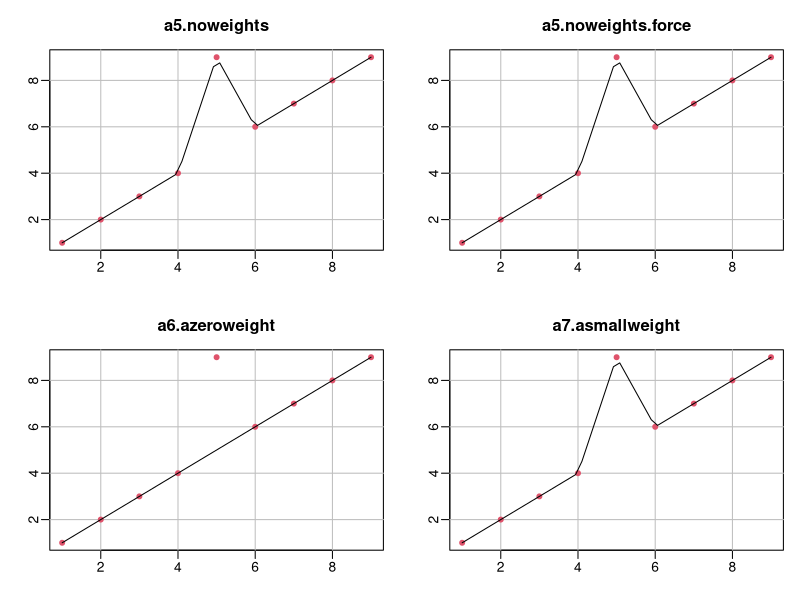
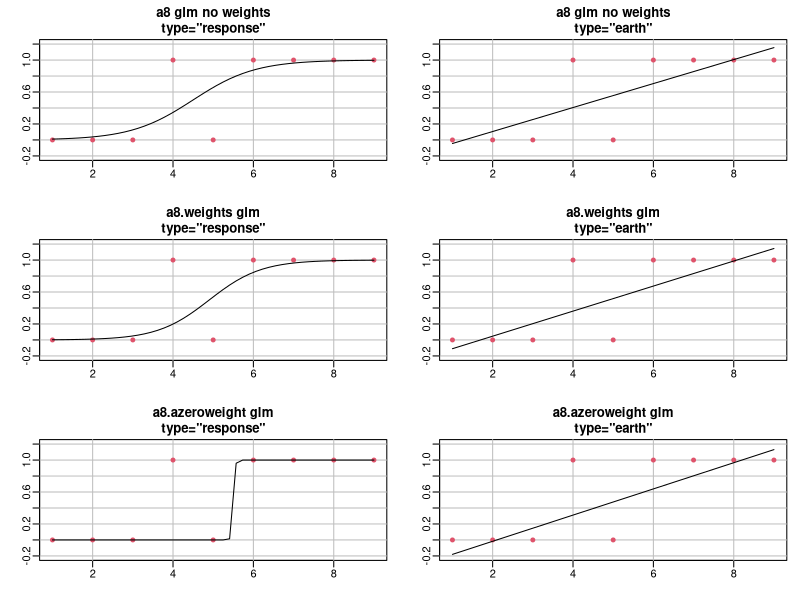
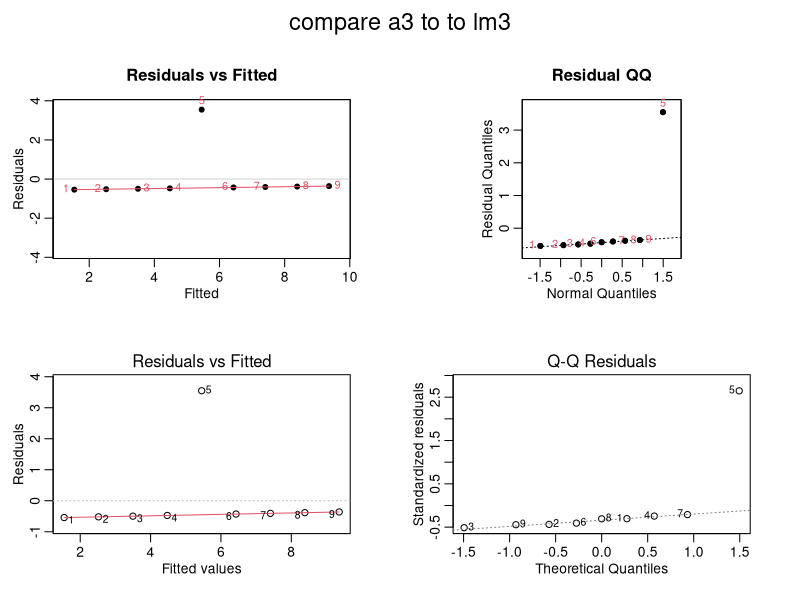
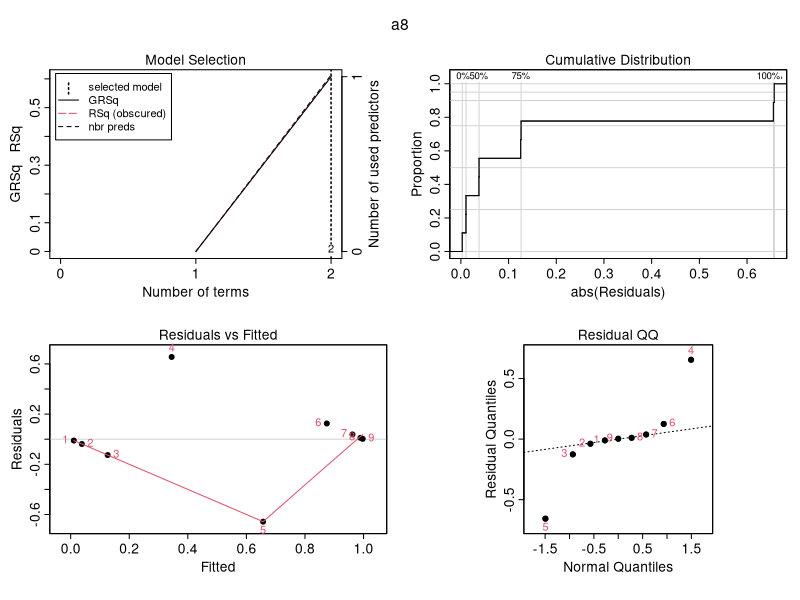
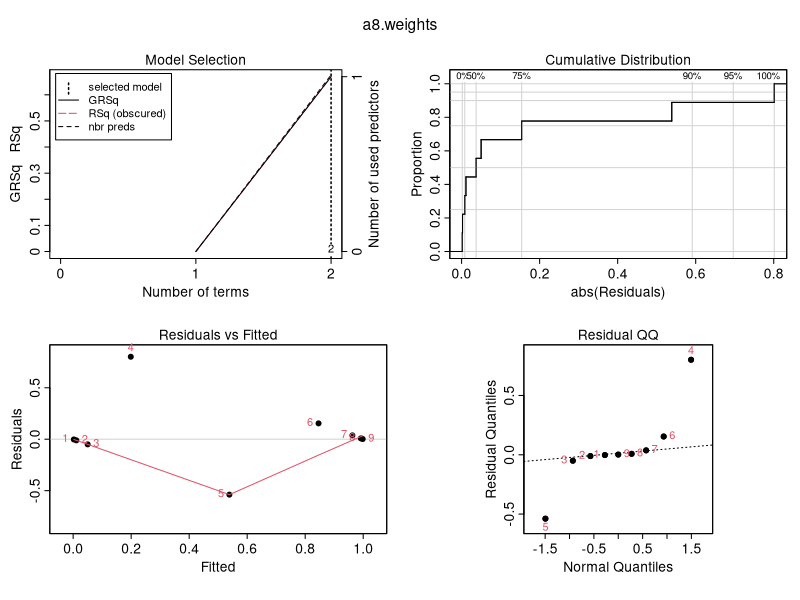
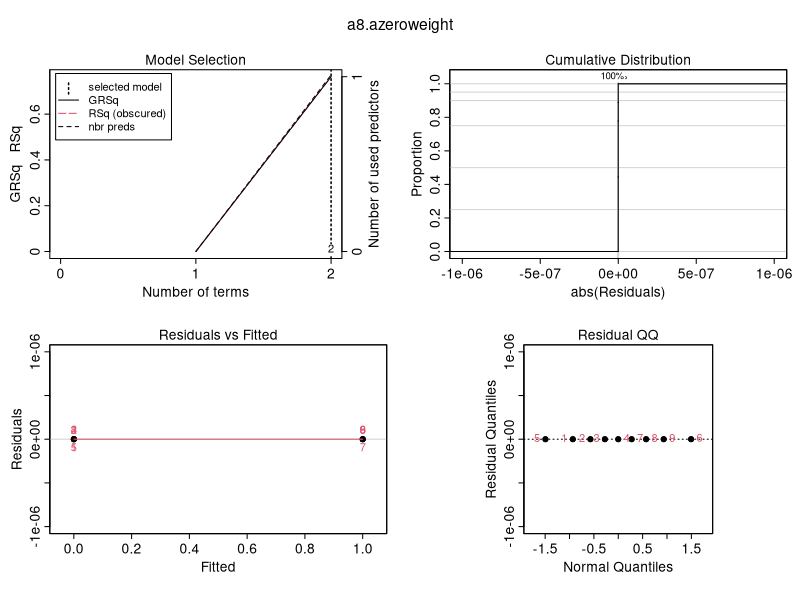
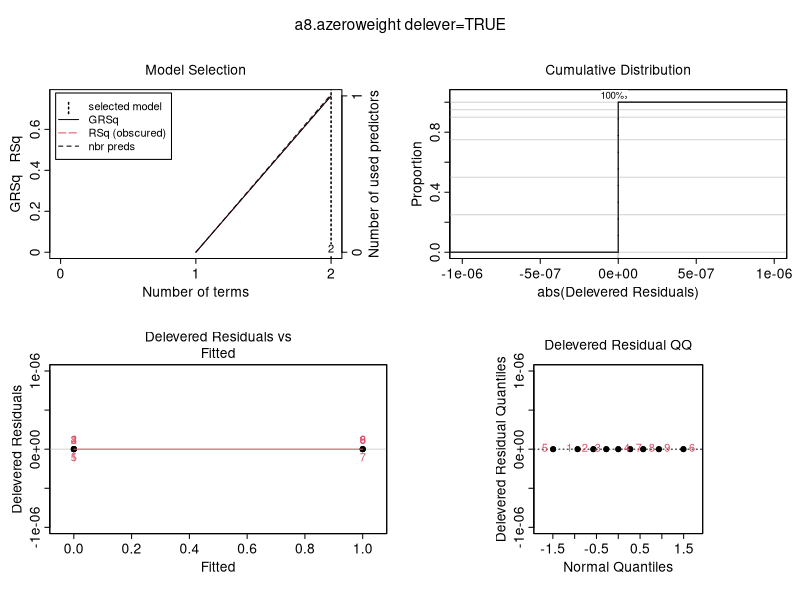
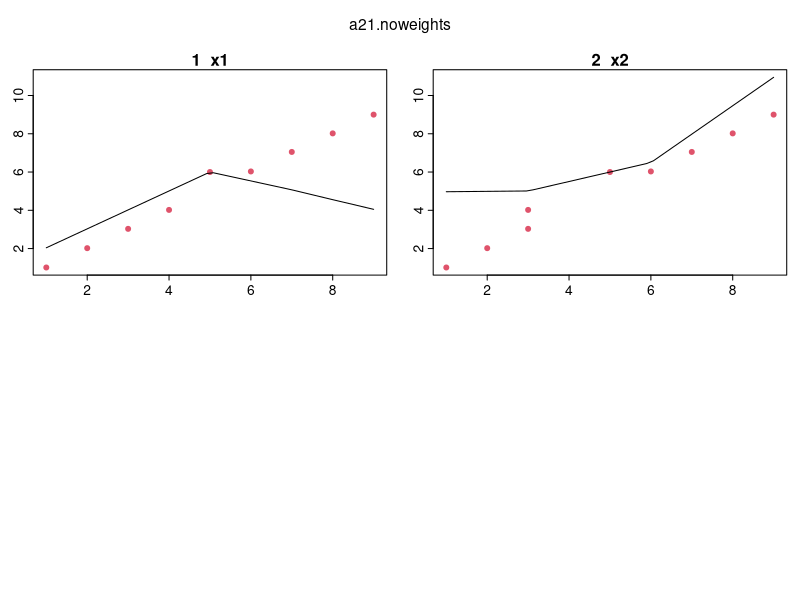

Write the R code that produced these figures, in order.
# test.weights.R

library(earth)
library(mda)
set.seed(2016)
options(warn=1) # print warnings as they occur
check.equal <- function(x, y, msg="")
{
    diff <- x - y
    if (any(abs(diff) > 1e-8)) {
        cat(msg, "\n1st matrix:\n", sep="")
        print(x)
        cat("\n2nd matrix:\n")
        print(y)
        cat("\ndiff:\n")
        print(diff)
        stop("check.equal failed for ", msg, call.=FALSE)
    }
}
check.models.equal <- function(lm.mod, earth.mod)
{
    lm.mod.name <- deparse(substitute(lm.mod))
    earth.mod.name <- deparse(substitute(earth.mod))
    msg <- sprintf("%s vs %s", lm.mod.name, earth.mod.name)
    check.equal(lm.mod$coefficients,       earth.mod$coefficients,       msg=sprintf("%s coefficients", msg))
    check.equal(lm.mod$rss,                earth.mod$rss,                msg=sprintf("%s rss", msg))
    check.equal(lm.mod$residuals,          earth.mod$residuals,          msg=sprintf("%s residuals", msg))
    check.equal(summary(lm.mod)$r.squared, earth.mod$rsq,                msg=sprintf("%s rsq", msg))
    check.equal(summary(lm.mod)$r.squared, earth.mod$rsq.per.reponse[1], msg=sprintf("%s rsq.per.response", msg))
}
if(!interactive())
    postscript(paper="letter")

# artifical data
xxx <- 1:9
yyy <- 1:9
yyy[5] <- 9
data <- data.frame(x=xxx, y=yyy)
colnames(data) <- c("x", "y")

# Check against a linear model with weights, using linpreds.
# This also checks the backward pass's handling of weights.

lm1 <- lm(y~., data=data)
a1 <- earth(y~., data=data, linpreds=TRUE)
check.models.equal(lm1, a1)

weights <- c(1, 1, 1, 1, 1, 1, 1, 1, 1)
lm2 <- lm(y~., data=data, weights=weights)
a2  <- earth(y~., data=data, linpreds=TRUE, weights=weights)
check.models.equal(lm2, a2)

# check that we can get the weights from the data as per lm
lm2.a <- lm(y~xxx, data=data, weights=x) # weights from model frame
a2.a  <- earth(y~xxx, data=data, linpreds=TRUE, weights=x) # weights from model frame
a2.b  <- earth(y~xxx, data=data, linpreds=TRUE, weights=xxx) # weights from global env
check.models.equal(lm2.a, a2.a)
check.models.equal(a2.b, a2.a)

weights <- c(1, 2, 3, 1, 2, 3, 1, 2, 3)
lm3 <- lm(y~., data=data, weights=weights)
a3  <- earth(y~., data=data, linpreds=TRUE, weights=weights, trace=-1)
check.models.equal(lm3, a3)

lm4 <- lm(y~., data=data, weights=.1 * weights)
a4  <- earth(y~., data=data, linpreds=TRUE, weights=.1 * weights,
             minspan=1, endspan=1, penalty=-1, thresh=1e-8, trace=-1)
check.models.equal(lm4, a4)

# We want to see the effect only on the forward pass, so disable the
# backward pass with penalty=-1.  This also prevents "termination of the
# forward pass with a negative GRSq" with this artifical data.
#
# We can't use thresh=0, because then very small weights will still cause a usable
# reduction in RSq (remember that weights of zero are changed to very small weights
# in the current implementation).  So instead we use thresh=1e-8.
# This is a problem only with this very artifical data.  With real data, we
# want to use the standard thresh=.001, even with weights.

cat("=== a5.noweights ===\n")
par(mfrow = c(2, 2))
par(mar = c(3, 3, 3, 1))
par(mgp = c(1.5, 0.5, 0))
a5.noweights <- earth(y~., data=data,
                      minspan=1, endspan=1, penalty=-1, thresh=1e-8, trace=3)
plotmo(a5.noweights, col.response=2, do.par=F, main="a5.noweights", grid.col="gray", jitter=0)
# TODO why does this model differ from the above model?
a5.noweights.force <- earth(y~., data=data, Force.weights=T,
                      minspan=1, endspan=1, penalty=-1, thresh=1e-8, trace=3)
plotmo(a5.noweights.force, col.response=2, do.par=F, main="a5.noweights.force", grid.col="gray", jitter=0)

cat("=== a6.azeroweight ===\n")
a6.azeroweight  <- earth(y~., data=data, weights=c(1, 1, 1, 1, 0, 1, 1, 1, 1),
                         minspan=1, endspan=1, penalty=-1, thresh=1e-8, trace=3)
plotmo(a6.azeroweight, col.response=2, do.par=F, main="a6.azeroweight", grid.col="gray", jitter=0)

cat("=== a7.asmallweight ===\n") # different set of weights (pick up notch in data, but with different forward pass RSq's)
a7.asmallweight  <- earth(y~., data=data, weights=c(1, 1, 1, 1, .5, 1, 1, 1, 1),
                          minspan=1, endspan=1, penalty=-1, thresh=1e-8, trace=3)
plotmo(a7.asmallweight, col.response=2, do.par=F, main="a7.asmallweight", grid.col="gray", jitter=0)

cat("=== a7.xy.asmallweight ===\n") # x,y interface
a7.xy.asmallweight  <- earth(xxx, yyy, weights=c(1, 1, 1, 1, .5, 1, 1, 1, 1),
                          minspan=1, endspan=1, penalty=-1, thresh=1e-8, trace=3)
check.models.equal(a7.xy.asmallweight, a7.xy.asmallweight)

cat("=== a8 ===\n")
par(mfrow = c(3, 2)) # new page
par(mar = c(3, 3, 3, 1))
par(mgp = c(1.5, 0.5, 0))
data$y <- c(0, 0, 0, 1, 0, 1, 1, 1, 1) != 0

# glm models first without weights
a8 <- earth(y~., data=data,
            linpreds=TRUE, glm=list(family=binomial),
            minspan=1, endspan=1, penalty=-1, thresh=1e-8, trace=-1)
plotmo(a8,
       col.response=2, do.par=F, main="a8 glm no weights\ntype=\"response\"",
       grid.col="gray", ylim=c(-.2, 1.2), jitter=0)
plotmo(a8, type="earth",
       col.response=2, do.par=F, main="a8 glm no weights\ntype=\"earth\"",
       grid.col="gray", ylim=c(-.2, 1.2), jitter=0)
glm <- glm(y~., data=data, family=binomial)
stopifnot(coefficients(a8$glm.list[[1]]) == coefficients(glm))

cat("=== a8.weights ===\n")
# now glm models with weights
glm.weights <- c(.8,1,1,.5,1,1,1,1,1)
a8.weights <- earth(y~., data=data,
                    linpreds=TRUE, glm=list(family=binomial),
                    weights=glm.weights,
                    minspan=1, endspan=1, penalty=-1, thresh=1e-8, trace=-1)
plotmo(a8.weights, type="response",
       col.response=2, do.par=F, main="a8.weights glm\ntype=\"response\"",
       grid.col="gray", ylim=c(-.2, 1.2), jitter=0)
plotmo(a8.weights, type="earth",
       col.response=2, do.par=F, main="a8.weights glm\ntype=\"earth\"",
       grid.col="gray", ylim=c(-.2, 1.2), jitter=0)
glm <- glm(y~., data=data, weights=glm.weights, family=binomial)
# TODO this fails if a weight is 0 in glm.weights
stopifnot(coefficients(a8.weights$glm.list[[1]]) == coefficients(glm))

cat("=== a8.weights ===\n")
# now glm models with weights
glm.weights <- c(.8,1,1,0,1,1,1,1,1)
a8.azeroweight <- earth(y~., data=data,
                    linpreds=TRUE, glm=list(family=binomial),
                    weights=glm.weights,
                    minspan=1, endspan=1, penalty=-1, thresh=1e-8, trace=-1)
plotmo(a8.azeroweight, type="response",
       col.response=2, do.par=F, main="a8.azeroweight glm\ntype=\"response\"",
       grid.col="gray", ylim=c(-.2, 1.2), jitter=0)
plotmo(a8.azeroweight, type="earth",
       col.response=2, do.par=F, main="a8.azeroweight glm\ntype=\"earth\"",
       grid.col="gray", ylim=c(-.2, 1.2), jitter=0)
# glm <- glm(y~., data=data, weights=glm.weights, family=binomial)
# print(coefficients(a8.azeroweight$glm.list[[1]]))
# print(coefficients(glm))
# # TODO this fails if a weight is 0 in glm.weights
# stopifnot(coefficients(a8.azeroweight$glm.list[[1]]) == coefficients(glm))

cat("=== plot.earth with weights ===\n")
# we also test id.n=TRUE and id.n=-1 here
old.par <- par(mfrow=c(2,2), mar=c(4, 3.2, 3, 3), mgp=c(1.6, 0.6, 0), oma=c(0,0,3,0), par(cex=1))
plot(a3, id.n=TRUE, SHOWCALL=TRUE, caption="compare a3 to to lm3", do.par=FALSE,
     which=c(3,4), caption.cex=1.5)
plot(lm3, id.n=9, which=c(1,2), sub.caption="")
par(old.par)

cat("=== plot.earth with earth-glm model and weights ===\n")
plot(a8, id.n=TRUE, caption="a8")
plot(a8.weights, id.n=TRUE, caption="a8.weights")
plot(a8.azeroweight, id.n=TRUE, caption="a8.azeroweight")
plot(a8.azeroweight, id.n=TRUE, delever=TRUE, caption="a8.azeroweight delever=TRUE")

# multivariate models

noise <- .01 * c(1,2,3,2,1,3,5,2,0)
data <- data.frame(x1=c(1,2,3,4,5,6,7,8,9), x2=c(1,2,3,3,3,6,7,8,9), y=(1:9)+noise)
data[5,] <- c(5, 5, 6)
colnames(data) <- c("x1", "x2", "y")

weights <- c(3, 2, 1, 1, 2, 3, 1, 2, 3)
lm20 <- lm(y~., data=data, weights=weights)
a20  <- earth(y~., data=data, linpreds=TRUE, weights=weights,
              minspan=1, endspan=1, penalty=-1, thresh=1e-8, trace=-1)
check.models.equal(lm20, a20)

a21.noweights <- earth(y~., data=data, # no weights for comparison
                       minspan=1, endspan=1, penalty=-1, thresh=1e-8, trace=-1)
plotmo(a21.noweights, col.resp=2, trace=-1, caption="a21.noweights", jitter=0)

weights <- c(1, 1, 1, 1, .5, 1, 1, 1, 1)
a10  <- earth(y~., data=data, weights=weights,
              minspan=1, endspan=1, penalty=-1, thresh=1e-8, trace=-1)
plotmo(a10, col.resp=2, caption="a10", jitter=0)

test.zigzag <- function()
{
    par(mfrow = c(2, 2), mar = c(3, 3, 3, 1), mgp = c(1.5, 0.5, 0), oma=c(0,0,0,0))
    TRACE <- 0
    THRESH <- 0
    PMETHOD <- "none"

#     # models are identical
#     x <- 1:21
#     y <- c(1:3, 2)
#     y <- rep(y, length.out=length(x))
#     data <- data.frame(x=x, y=y)
#     a <- earth(y~x, data=data, minspan=1, endspan=1, trace=TRACE, pmethod=PMETHOD, thresh=THRESH, Scale.y=FALSE, nk=201)
#     plot(x, y, type="p", pch=20)
#     lines(x, predict(a), col=3, pch=20)
#     aw <- earth(y~x, data=data, minspan=1, endspan=1, trace=TRACE, pmethod=PMETHOD, thresh=THRESH, Scale.y=FALSE, nk=201, Force.weights=T)
#     plot(x, y, type="p", pch=20)
#     lines(x, predict(aw), col=3, pch=20)

    # models are not identical
    x <- 1:81
    y <- c(1:3, 2)
    y <- rep(y, length.out=length(x))
    data <- data.frame(x=x, y=y)
    a <- earth(y~x, data=data, minspan=1, endspan=1, trace=TRACE, pmethod=PMETHOD, thresh=THRESH, Scale.y=FALSE, nk=201)
    plot(x, y, type="p", pch=20, main="without weights")
    lines(x, predict(a), col=3, pch=20)
    aw <- earth(y~x, data=data, minspan=1, endspan=1, trace=TRACE, pmethod=PMETHOD, thresh=THRESH, Scale.y=FALSE, nk=201, Force.weights=T)
    plot(x, y, type="p", pch=20, main="with weights")
    lines(x, predict(aw), col=3, pch=20)
}
# zigzag
test.zigzag()

# commented out because too slow and next test essentially covers this
# # trees
# a.trees <- earth(Volume~., data=trees, trace=2)
# aw.trees <- earth(Volume~., data=trees, trace=2, Force.weights=TRUE)
# plotmo(a.trees, do.par=2, caption="trees: top and bottom should be similar")
# plotmo(aw.trees, do.par=FALSE)

# bivariate.with.interaction
set.seed(2015)
n <- 18
x <- matrix(runif(2 * n, -1, 1), ncol=2)
x <- x[order(x[,1]), , drop=FALSE] # sort first column for convenience
colnames(x) <- paste("x", 1:ncol(x), sep="")
bivariate.with.interaction <- function(x)
{
    x[,1] + x[,2] + x[,1] * x[,2] + .05 * rnorm(nrow(x))
}
set.seed(1)
y <- bivariate.with.interaction(x)
a.biv  <- earth(x, y, degree=2, trace=2)
aw.biv <- earth(x, y, degree=2, trace=2, Force.weights=TRUE)

par(mfrow=c(2,3), mar=c(4, 3.2, 3, 3), mgp=c(1.6, 0.6, 0), par(cex = 0.8), oma=c(0,0,3,0))
plotmo(a.biv,  do.par=FALSE, caption="bivariate: top and bottom should be similar")
plotmo(aw.biv, do.par=FALSE)

# Comparison to glm and rpart
#
# The response y is split into two curves, we will weight the second lower
# curve and see how that affects the earth curve.
#
# With weight=1 the earth curve should be half way between the top and
# bottom curve.  With say weight=10, the bottom curve is given much more
# weight than the top curve, so the model should be closer to the bottom
# curve.
#
# We also compare the earth curve to to other models that support weights.
# Each vertical line of plots should be approximately the same.

library(gam)
library(rpart)
n <- 100
x1 <- c((-n:n) / n, (-n:n) / n)
x2 <- c((n:-n) / n, (-n:n) / n)
y <- x1 * x1
y[(2 * n + 2) : (3 * n + 2)] <- -.25 * y[(2 * n + 2): (3 * n + 2)]
y[(3 * n + 3) : (4 * n + 2)] <- .25 * y[(3 * n + 3) : (4 * n + 2)]
data <- data.frame(x1=x1, x2=x2, y=y)

par(mfcol = c(3, 5), mar = c(1.5, 4, 3, 2), mgp = c(1.5, 0.5, 0), oma=c(0,0,4,0))

cat("comparison to glm and rpart: unweighted\n")
a200 <- earth(y~x1, data=data)
plotmo(a200, do.par=FALSE, pt.col=2, main="unweighted\nearth", cex=.7, pt.cex=.2, grid.col=TRUE)
mtext("comparison to glm and rpart", outer=TRUE, line=2)
gam200 <- gam(y~s(x1, 5), data=data)
plotmo(gam200, do.par=FALSE, pt.col=2, main="gam", cex=.7, pt.cex=.2, grid.col=TRUE)
rpart <- rpart(y~x1, data=data, method="anova", control=rpart.control(cp=.001))
plotmo(rpart, do.par=FALSE, pt.col=2, main="rpart", cex=.7, pt.cex=.2, grid.col=TRUE, trace=-1)

cat("comparison to glm and rpart: weight=.1\n")
weight <- .1
w <- c(rep_len(1, 2 * n + 1), rep_len(weight, 2 * n + 1))
aw201 <- earth(y~x1, data=data, weights=w)
plotmo(aw201, do.par=FALSE, pt.col=2, main=sprintf("weight %g\nearth", weight), cex=.7, pt.cex=.2, grid.col=TRUE)
gamw201 <- gam(y~s(x1, 5), data=data, weights=w)
plotmo(gamw201, do.par=FALSE, pt.col=2, main="", cex=.7, pt.cex=.2, grid.col=TRUE)
rpart <- rpart(y~x1, data=data, method="anova", control=rpart.control(cp=.001), weights=w)
plotmo(rpart, do.par=FALSE, pt.col=2, main="", cex=.7, pt.cex=.2, grid.col=TRUE, trace=-1)

cat("comparison to glm and rpart: weight=1\n")
weight <- 1
w <- c(rep_len(1, 2 * n + 1), rep_len(weight, 2 * n + 1))
aw202 <- earth(y~x1, data=data, weights=w)
plotmo(aw202, do.par=FALSE, pt.col=2, main=sprintf("weight %g\nearth", weight), cex=.7, pt.cex=.2, grid.col=TRUE)
gamw202 <- gam(y~s(x1, 5), data=data, weights=w)
plotmo(gamw202, do.par=FALSE, pt.col=2, main="", cex=.7, pt.cex=.2, grid.col=TRUE)
rpart <- rpart(y~x1, data=data, method="anova", control=rpart.control(cp=.001), weights=w)
plotmo(rpart, do.par=FALSE, pt.col=2, main="", cex=.7, pt.cex=.2, grid.col=TRUE, trace=-1)

cat("comparison to glm and rpart: weight=2\n")
weight <- 2
w <- c(rep_len(1, 2 * n + 1), rep_len(weight, 2 * n + 1))
aw203 <- earth(y~x1, data=data, weights=w)
plotmo(aw203, do.par=FALSE, pt.col=2, main=sprintf("weight %g\nearth", weight), cex=.7, pt.cex=.2, grid.col=TRUE)
gamw203 <- gam(y~s(x1, 5), data=data, weights=w)
plotmo(gamw203, do.par=FALSE, pt.col=2, main="", cex=.7, pt.cex=.2, grid.col=TRUE)
rpart <- rpart(y~x1, data=data, method="anova", control=rpart.control(cp=.001), weights=w)
plotmo(rpart, do.par=FALSE, pt.col=2, main="", cex=.7, pt.cex=.2, grid.col=TRUE, trace=-1)

cat("comparison to glm and rpart: weight=10\n")
weight <- 10
w <- c(rep_len(1, 2 * n + 1), rep_len(weight, 2 * n + 1))
aw204 <- earth(y~x1, data=data, weights=w)
plotmo(aw204, do.par=FALSE, pt.col=2, main=sprintf("weight %g\nearth", weight), cex=.7, pt.cex=.2, grid.col=TRUE)
gamw204 <- gam(y~s(x1, 5), data=data, weights=w)
plotmo(gamw204, do.par=FALSE, pt.col=2, main="", cex=.7, pt.cex=.2, grid.col=TRUE)
rpart <- rpart(y~x1, data=data, method="anova", control=rpart.control(cp=.001), weights=w)
plotmo(rpart, do.par=FALSE, pt.col=2, main="", cex=.7, pt.cex=.2, grid.col=TRUE, trace=-1)

# # TODO the following are meant to do degree2 weight tests,
# #      but thet are unconvincing either way, so commented out
#
# par(mfcol = c(3, 3), mar = c(1.5, 4, 3, 2), mgp = c(1.5, 0.5, 0), oma=c(0,0,6,0))
#
# y <- x2 * x2 * y
# data <- data.frame(x1=x1, x2=x2, y=y)
#
# cat("degree2 comparison to glm and rpart: unweighted\n")
# a200 <- earth(y~x1+x2, data=data, degree=2)
# plotmo(a200, do.par=FALSE, pt.col=2, cex=.7, pt.cex=.2, grid.col=TRUE, trace=-1, persp.ticktype="d")
# mtext("comparison to glm and rpart, degree2, unweighted\nleft side earth, right side gam200", outer=TRUE, line=2)
# gam200 <- gam(y~s(x1, 7)+s(x2, 7)+s(x1, 7)*s(x2, 7), data=data)
# plotmo(gam200, do.par=FALSE, pt.col=2, cex=.7, pt.cex=.2, grid.col=TRUE, all2=T, trace=-1, persp.ticktype="d")
# rpart <- rpart(y~x1+x2, data=data, method="anova", control=rpart.control(cp=.001, minbucket=3))
# plotmo(rpart, do.par=FALSE, pt.col=2, main="rpart", cex=.7, pt.cex=.2, grid.col=TRUE, trace=-1)
# # plotres(rpart)
#
# cat("degree2 comparison to glm and rpart: weight=2\n")
# weight <- 2
# w <- c(rep_len(1, 2 * n + 1), rep_len(weight, 2 * n + 1))
# aw201 <- earth(y~x1+x2, data=data, weights=w, degree=2)
# plotmo(aw201, do.par=FALSE, pt.col=2, cex=.7, pt.cex=.2, grid.col=TRUE, trace=-1, persp.ticktype="d")
# mtext("comparison to glm and rpart, degree2, weight 2\nleft side earth, right side gam200", outer=TRUE, line=2)
# gamw201 <- gam(y~s(x1, 7)+s(x2, 7)+s(x1, 7)*s(x2, 7), data=data, weights=w)
# plotmo(gamw201, do.par=FALSE, pt.col=2, cex=.7, pt.cex=.2, grid.col=TRUE, trace=-1, all2=TRUE, persp.ticktype="d")
# rpart <- rpart(y~x1, data=data, method="anova", control=rpart.control(cp=.001), weights=w)
# plotmo(rpart, do.par=FALSE, pt.col=2, main="", cex=.7, pt.cex=.2, grid.col=TRUE, trace=-1)
#
# cat("degree2 comparison to glm and rpart: weight=10\n")
# weight <- 10
# w <- c(rep_len(1, 2 * n + 1), rep_len(weight, 2 * n + 1))
# aw201 <- earth(y~x1+x2, data=data, weights=w, degree=2)
# plotmo(aw201, do.par=FALSE, pt.col=2, cex=.7, pt.cex=.2, grid.col=TRUE, trace=-1, persp.ticktype="d")
# mtext("comparison to glm and rpart, degree2, weight 10\nleft side earth, right side gam200", outer=TRUE, line=2)
# gamw201 <- gam(y~s(x1, 7)+s(x2, 7)+s(x1, 7)*s(x2, 7), data=data, weights=w)
# plotmo(gamw201, do.par=FALSE, pt.col=2, main="gam200", cex=.7, pt.cex=.2, grid.col=TRUE, trace=-1, all2=TRUE, persp.ticktype="d")
# rpart <- rpart(y~x1, data=data, method="anova", control=rpart.control(cp=.001), weights=w)
# plotmo(rpart, do.par=FALSE, pt.col=2, main="", cex=.7, pt.cex=.2, grid.col=TRUE, trace=-1)

# test bug fix for bug reported by damien georges (required adding check for "(weights)" to get.namesx)
set.seed(2016)
n <- 100
x1 <- factor(sample(c("A", "B", "C"), n, replace = TRUE)) # factorial variable
x2 <- runif(n) # continuous variable
x3 <- rnorm(n) # continuous variable
y <- factor(ifelse((as.numeric(x1) + x2 + x3) / mean(as.numeric(x1) + x2 + x3) > .8, "yes", "no"))
dat <- data.frame(y=y, x1=x1, x2=x2, x3=x3)

a <- earth(formula=y ~ x1 + x2 + x3, data=dat, glm=list(family=binomial))
print(summary(a))
yhat <- predict(a, dat[, c('x1', 'x2', 'x3')], type='response')

w <- rep(1, n) # vector of equal weights
aw <- earth(formula=y ~ x1 + x2 + x3, data=dat, glm=list(family=binomial), weight=w)
print(summary(aw))
yhatw <- predict(aw, dat[, c('x1', 'x2', 'x3')], type='response')
stopifnot(identical(yhat, yhat))
check.models.equal(a, aw)

if(!interactive()) {
    dev.off()         # finish postscript plot
    q(runLast=FALSE)  # needed else R prints the time on exit (R2.5 and higher) which messes up the diffs
}
